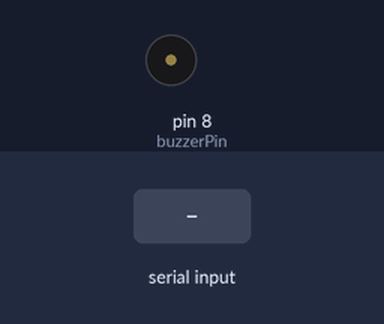
Recording of a sketch running on a simulated Arduino Uno, built with avr-gcc and run on an emulated ATmega328P. Shown: buzzer (waves = sounding, pin HIGH). The inputs (shaded band) are chosen by the test bench.

Above: at 1.2 s.
1.3 s: "buzz\n" received over Serial
At 2.1 s:
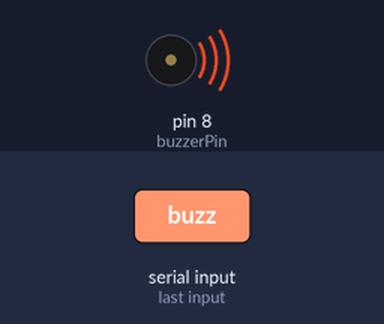
Timing chart, 0 to 4.3 s (numbered marks = the images above; inputs shaded):
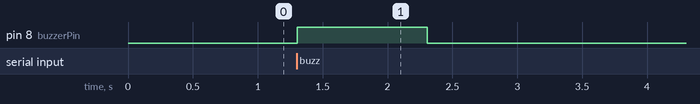

Measured:
- after the input at 1.3 s, pin 8 (buzzerPin): LOW → HIGH at once, → LOW 1.0 s later

The sketch:

triggerBuzzer.ino.ino
```cpp
int buzzerPin = 8;

void setup() {
  Serial.begin(9600);
  pinMode(buzzerPin, OUTPUT);
}

void loop() {
  if (Serial.available()) {
    String command = Serial.readStringUntil('\n');
    if (command == "buzz") {
      digitalWrite(buzzerPin, HIGH);
      delay(1000);
      digitalWrite(buzzerPin, LOW);
    }
  }
}
```
